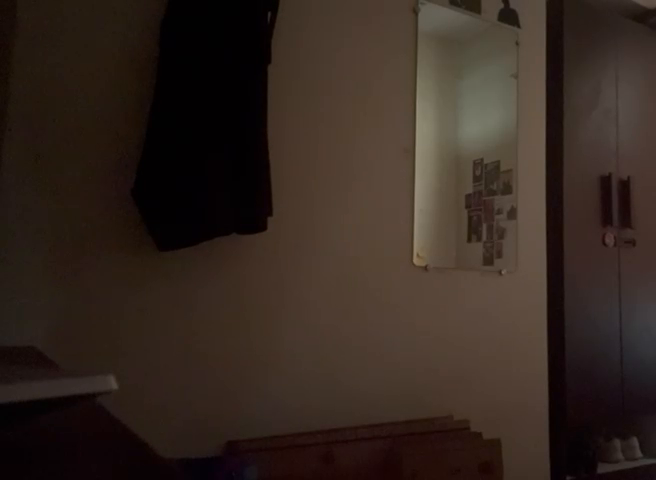
#> input picture frame 33 of data/raw/night_vision_1.mp4, 656 x 480 px
$ python night_detection_test.py
#> lines starting #> are read from the running program, lines starting #| are printed output that depends on the picture
#> in run_night_detection, first_frame is the input picture: shape (480, 656, 3); mean B, G, R 32.1, 39.7, 52.4
import os
import cv2
import numpy as np
from detector import Detector

VIDEO_PATH = "data/raw/night_vision_1.mp4"
OUTPUT_DIR = "logs/night_test"
OUTPUT_VIDEO = os.path.join(OUTPUT_DIR, "night_clahe_intrusion.mp4")

FRAME_SKIP = 2
YOLO_SCALE = 0.75
SAVE_OUTPUT_VIDEO = False

polygon_points = []
drawing_finished = False


# [33 lines left out: functions apply_clahe, draw_polygon, not called in this run]


def draw_polygon_preview(frame):
    preview = frame.copy()

    for point in polygon_points:
        cv2.circle(
            preview,
            point,
            5,
            (0, 255, 255),
            -1
        )

    if len(polygon_points) >= 2:
        for i in range(len(polygon_points) - 1):
            cv2.line(
                preview,
                polygon_points[i],
                polygon_points[i + 1],
                (0, 255, 255),
                2
            )

    if len(polygon_points) >= 3:
        cv2.line(
            preview,
            polygon_points[-1],
            polygon_points[0],
            (0, 255, 255),
            2
        )

    cv2.putText(
        preview,
        "Click points to draw fence",
        (10, 30),
        cv2.FONT_HERSHEY_SIMPLEX,
        0.7,
        (255, 255, 255),
        2
    )

    cv2.putText(
        preview,
        "Double-click to start | R reset | Q quit",
        (10, 60),
        cv2.FONT_HERSHEY_SIMPLEX,
        0.6,
        (255, 255, 255),
        2
    )
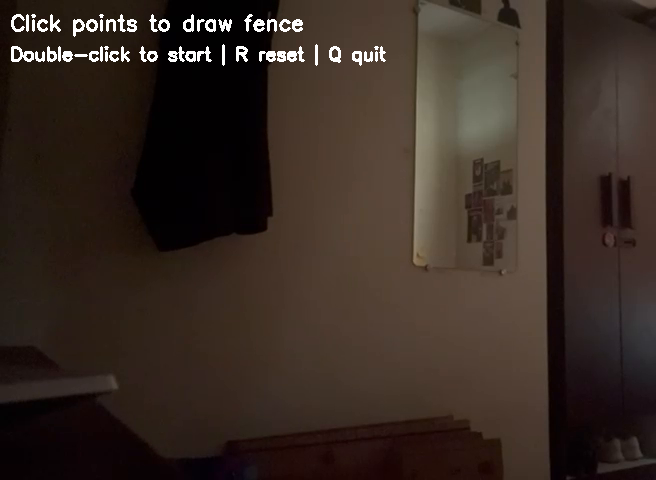
#> preview: shape (480, 656, 3); mean B, G, R 35.3, 42.7, 55.3

    return preview


def select_polygon(first_frame):
    global polygon_points
    global drawing_finished

    polygon_points = []
    drawing_finished = False

    window_name = "IBVAP - Draw Virtual Fence"

    cv2.namedWindow(
        window_name,
        cv2.WINDOW_NORMAL
    )

    cv2.setMouseCallback(
        window_name,
        draw_polygon
    )

    while True:
        preview = draw_polygon_preview(first_frame)

        cv2.imshow(
            window_name,
            preview
        )

        key = cv2.waitKey(10) & 0xFF
#> (key q is pressed here)

        if drawing_finished:
            break

        if key in (ord("q"), ord("Q"), 27):
            cv2.destroyAllWindows()
            return False

        if key in (ord("r"), ord("R")):
            polygon_points = []
            drawing_finished = False
            print("Polygon reset.")

        if key in (ord("s"), ord("S"), 13, 32):
            if len(polygon_points) >= 3:
                drawing_finished = True
                break

            print("ERROR: Polygon needs at least 3 points.")

    cv2.destroyWindow(window_name)

    print()
    print("=" * 60)
    print("VIRTUAL FENCE SELECTED")
    print("=" * 60)
    print(f"Polygon points: {polygon_points}")
    print("Starting night detection...")

    return True


# [48 lines left out: functions is_inside_fence, draw_fence, not called in this run]


def run_night_detection():
    print()
    print("=" * 60)
    print("IBVAP - NIGHT DETECTION TEST")
    print("=" * 60)

    cap = cv2.VideoCapture(VIDEO_PATH)

    if not cap.isOpened():
        raise RuntimeError(
            f"Could not open video: {VIDEO_PATH}"
        )

    width = int(
        cap.get(cv2.CAP_PROP_FRAME_WIDTH)
    )

    height = int(
        cap.get(cv2.CAP_PROP_FRAME_HEIGHT)
    )

    fps = cap.get(cv2.CAP_PROP_FPS)

    if fps <= 0:
        fps = 24.0

    ret, first_frame = cap.read()

    if not ret:
        cap.release()
        raise RuntimeError(
            "Could not read the first frame."
        )

    if not select_polygon(first_frame):
        cap.release()
        return

    cap.release()

    cap = cv2.VideoCapture(VIDEO_PATH)

    if not cap.isOpened():
        raise RuntimeError(
            f"Could not reopen video: {VIDEO_PATH}"
        )

    os.makedirs(
        OUTPUT_DIR,
        exist_ok=True
    )

    writer = None

    if SAVE_OUTPUT_VIDEO:
        fourcc = cv2.VideoWriter_fourcc(*"mp4v")

        writer = cv2.VideoWriter(
            OUTPUT_VIDEO,
            fourcc,
            fps,
            (width, height)
        )

        if not writer.isOpened():
            cap.release()
            raise RuntimeError(
                f"Could not create output video: {OUTPUT_VIDEO}"
            )

    print()
    print("Loading YOLO model...")

    detector = Detector()

    print("YOLO model loaded.")
    print("Starting processing...")

    frame_count = 0
    processed_count = 0
    total_detections = 0
    total_intrusions = 0

    active_intrusions = set()

    while True:
        ret, frame = cap.read()

        if not ret:
            break

        frame_count += 1

        processed_frame = apply_clahe(frame)

        output_frame = draw_fence(
            processed_frame.copy()
        )

        detections = []

        if frame_count % FRAME_SKIP == 0:
            yolo_frame = cv2.resize(
                processed_frame,
                None,
                fx=YOLO_SCALE,
                fy=YOLO_SCALE,
                interpolation=cv2.INTER_LINEAR
            )

            detections = detector.detect_and_track(
                yolo_frame
            )

            scale_back = 1.0 / YOLO_SCALE

            for detection in detections:
                x1, y1, x2, y2 = detection["bbox"]

                detection["bbox"] = (
                    int(x1 * scale_back),
                    int(y1 * scale_back),
                    int(x2 * scale_back),
                    int(y2 * scale_back)
                )

                cx, cy = detection["centroid"]

                detection["centroid"] = (
                    int(cx * scale_back),
                    int(cy * scale_back)
                )

            processed_count += 1

        total_detections += len(detections)

        current_intrusions = set()

        for detection in detections:
            track_id = detection["id"]
            class_name = detection["class"]
            confidence = detection["confidence"]
            centroid = detection["centroid"]

            x1, y1, x2, y2 = detection["bbox"]

            inside = is_inside_fence(centroid)

            if inside:
                current_intrusions.add(track_id)

                if track_id not in active_intrusions:
                    total_intrusions += 1

                label = (
                    f"INTRUSION! {class_name} "
                    f"ID:{track_id} {confidence:.2f}"
                )

                label_color = (0, 0, 255)

                cv2.rectangle(
                    output_frame,
                    (x1, y1),
                    (x2, y2),
                    label_color,
                    3
                )

                cv2.circle(
                    output_frame,
                    centroid,
                    6,
                    label_color,
                    -1
                )

                cv2.putText(
                    output_frame,
                    "INTRUSION!",
                    (10, 100),
                    cv2.FONT_HERSHEY_SIMPLEX,
                    1.0,
                    label_color,
                    3
                )

            else:
                label = (
                    f"{class_name} "
                    f"ID:{track_id} "
                    f"{confidence:.2f}"
                )

                label_color = (0, 255, 0)

                cv2.rectangle(
                    output_frame,
                    (x1, y1),
                    (x2, y2),
                    label_color,
                    2
                )

                cv2.circle(
                    output_frame,
                    centroid,
                    5,
                    label_color,
                    -1
                )

            cv2.putText(
                output_frame,
                label,
                (x1, max(25, y1 - 10)),
                cv2.FONT_HERSHEY_SIMPLEX,
                0.5,
                label_color,
                2
            )

        active_intrusions = current_intrusions

        cv2.putText(
            output_frame,
            f"Frame: {frame_count}",
            (10, height - 50),
            cv2.FONT_HERSHEY_SIMPLEX,
            0.6,
            (255, 255, 255),
            2
        )

        cv2.putText(
            output_frame,
            f"Detections: {len(detections)}",
            (10, height - 25),
            cv2.FONT_HERSHEY_SIMPLEX,
            0.6,
            (255, 255, 255),
            2
        )

        cv2.imshow(
            "IBVAP - Night Intrusion Detection",
            output_frame
        )

        if writer is not None:
            writer.write(output_frame)

        key = cv2.waitKey(1) & 0xFF

        if key in (ord("q"), ord("Q"), 27):
            print("Processing stopped by user.")
            break

    cap.release()

    if writer is not None:
        writer.release()

    cv2.destroyAllWindows()

    print()
    print("=" * 60)
    print("NIGHT DETECTION TEST COMPLETED")
    print("=" * 60)
    print(f"Frames read:          {frame_count}")
    print(f"Frames sent to YOLO:  {processed_count}")
    print(f"Total detections:     {total_detections}")
    print(f"Intrusion entries:    {total_intrusions}")

    if writer is not None:
        print(f"Output video:         {OUTPUT_VIDEO}")

    print("=" * 60)


def main():
    if not os.path.exists(VIDEO_PATH):
        raise FileNotFoundError(
            f"Input video not found: {VIDEO_PATH}"
        )

    run_night_detection()


if __name__ == "__main__":
    main()

$ run again, starting later in the video
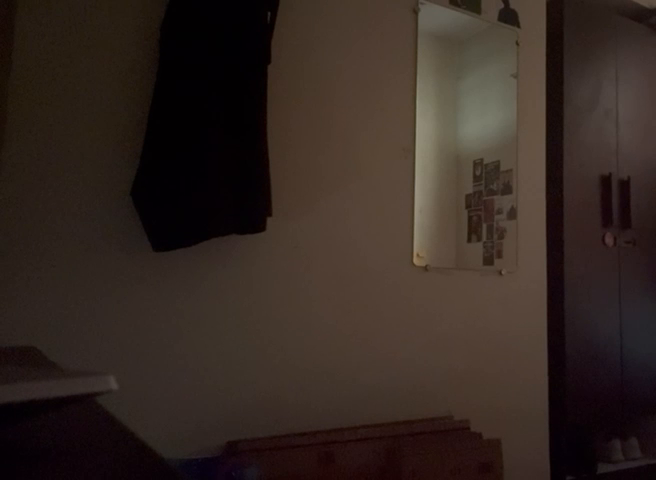
#> input picture frame 152 of data/raw/night_vision_1.mp4, 656 x 480 px
#> in run_night_detection, first_frame is the input picture: shape (480, 656, 3); mean B, G, R 33.7, 39.8, 51.9
#> in draw_polygon_preview, `cv2.putText( preview, "Double-click to start | R reset | Q quit", (10,..`:
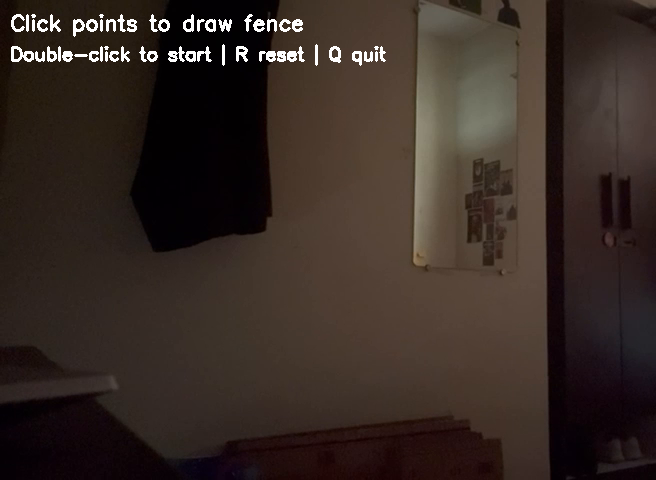
#> preview: shape (480, 656, 3); mean B, G, R 36.8, 42.9, 54.9

$ run again, starting later in the video
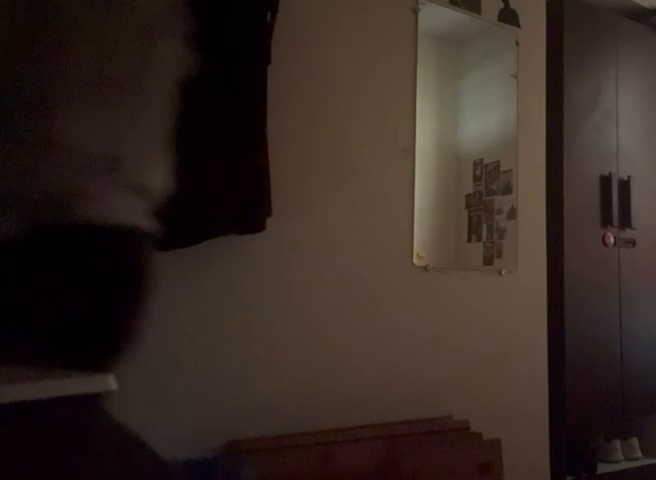
#> input picture frame 270 of data/raw/night_vision_1.mp4, 656 x 480 px
#> in run_night_detection, first_frame is the input picture: shape (480, 656, 3); mean B, G, R 34.2, 40.2, 53.4
#> in draw_polygon_preview, `cv2.putText( preview, "Double-click to start | R reset | Q quit", (10,..`:
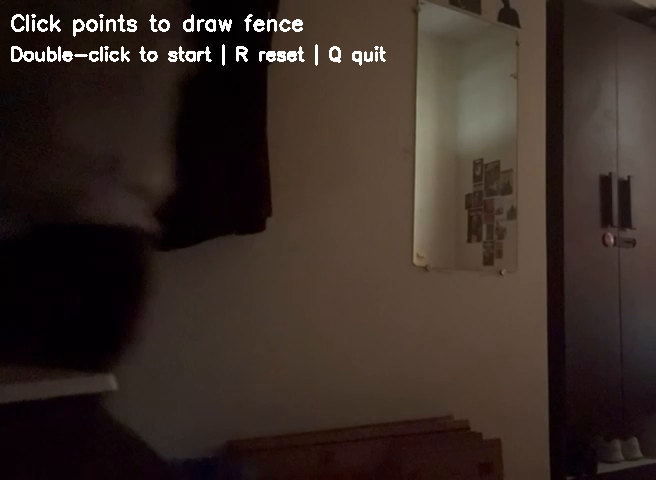
#> preview: shape (480, 656, 3); mean B, G, R 37.3, 43.3, 56.3
